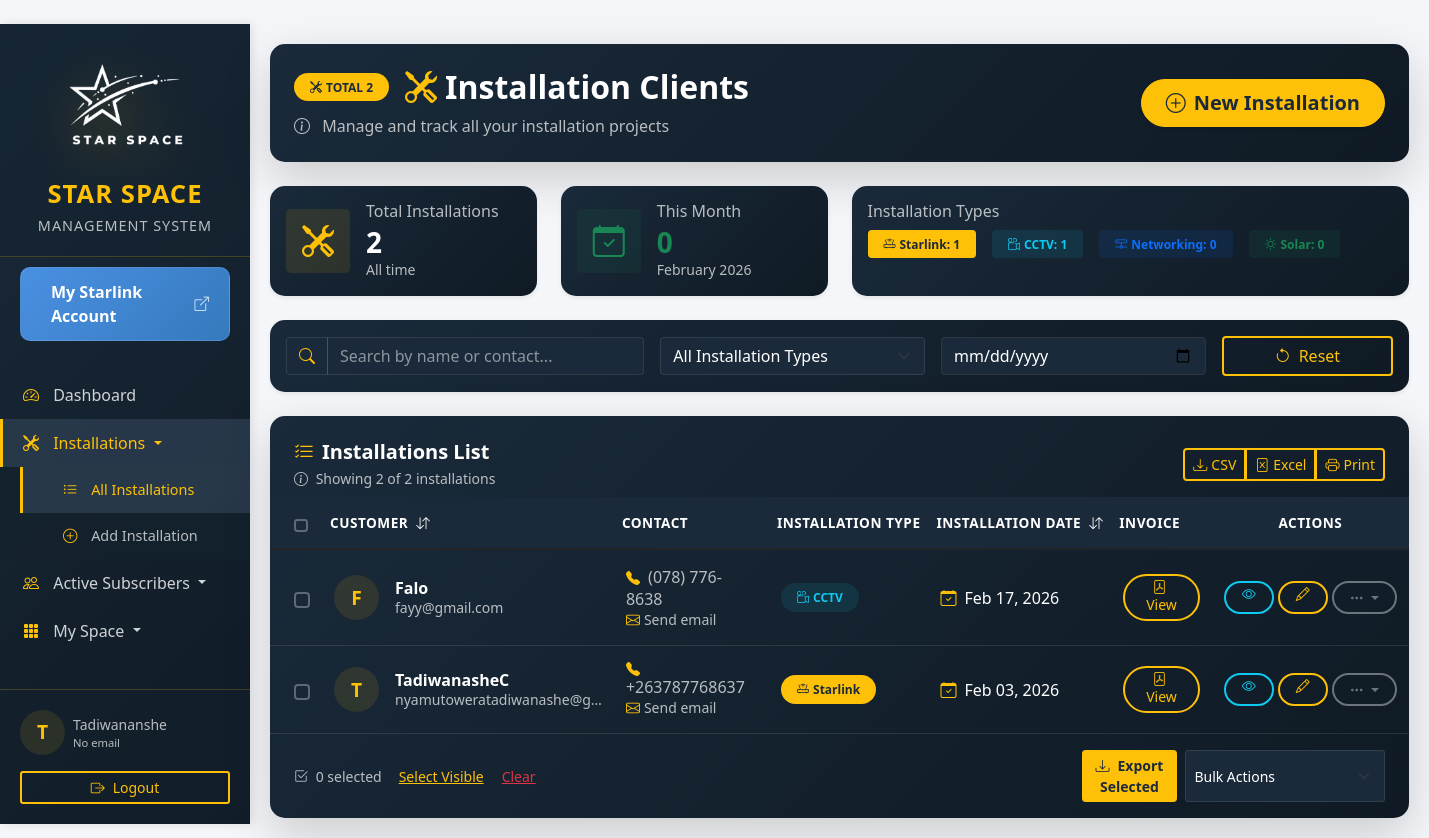
The app's page /installations/ (signed in), older data.
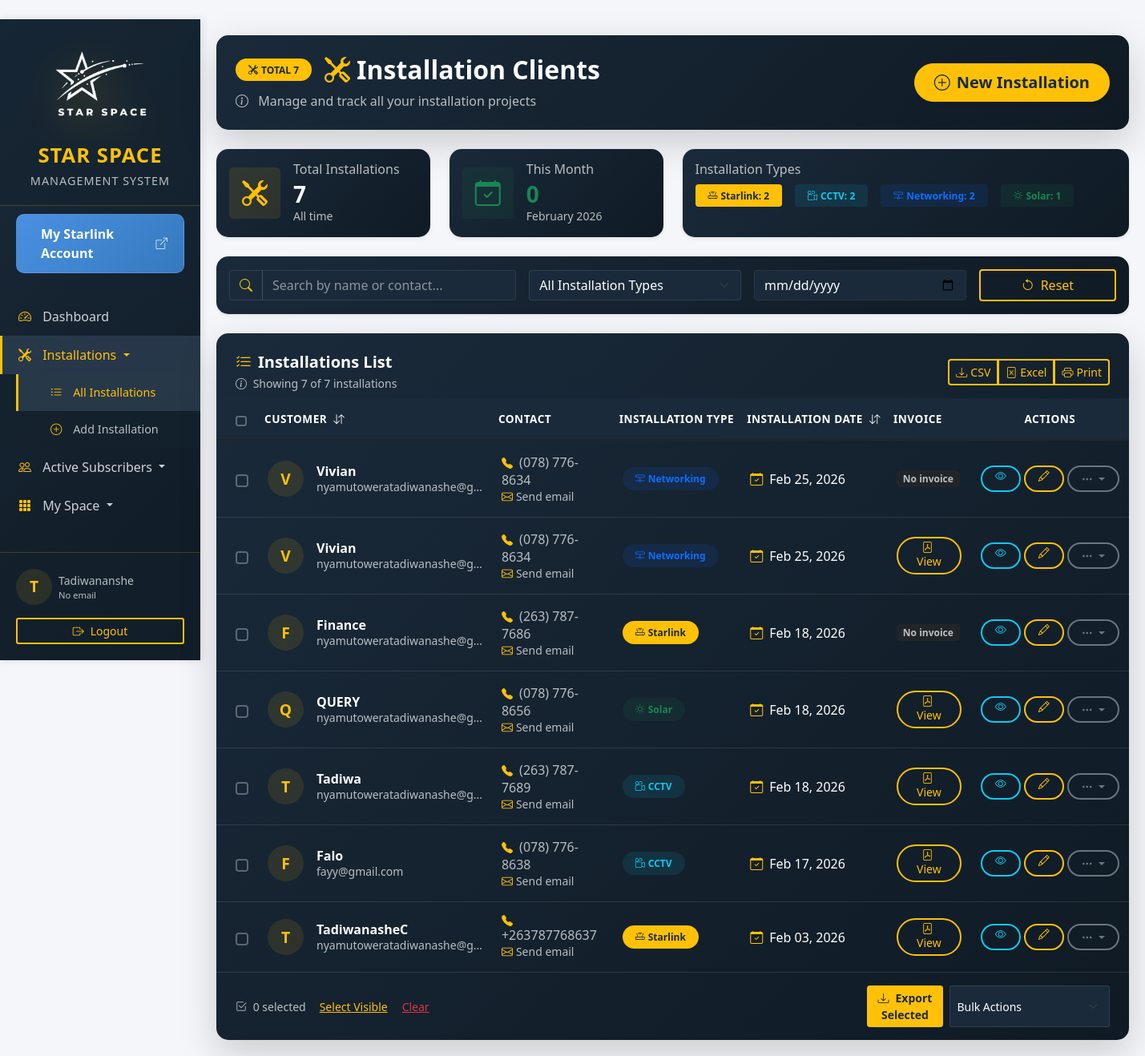
The same page, newer data.
### clients/models.py (models this page shows, shortened)
class Client(models.Model):
    name = models.CharField(max_length=200)
    contact = models.CharField(max_length=20, validators=[
        RegexValidator(
            regex=r'^\(?\d{3}\)?[\s.-]?\d{3}[\s.-]?\d{4}$',
            message='Enter a valid phone number. Formats: (078) 776-8637, 078-776-8637, or 0787768637'
        )
    ])
    email = models.EmailField()
    created_at = models.DateTimeField(auto_now_add=True)
    updated_at = models.DateTimeField(auto_now=True)
    class Meta:
        abstract = True

class InstallationClient(Client):
    INSTALLATION_TYPES = [
        ('STARLINK', 'Starlink Installation'),
        ('CCTV', 'CCTV Installation'),
        ('NETWORKING', 'Networking Installation'),
        ('SOLAR', 'Solar Installation'),
    ]
    installation_type = models.CharField(max_length=20, choices=INSTALLATION_TYPES, default='STARLINK')
    invoice = models.FileField(upload_to='invoices/', blank=True, null=True)
    installation_date = models.DateField()
    notes = models.TextField(blank=True, null=True)
    class Meta:
        ordering = ['-installation_date']

### clients/views.py (the view)
# urls.py: path('installations/', views.installation_list, name='installation_list'),
@login_required(login_url='clients:login')
def installation_list(request):
    installations = InstallationClient.objects.all()
    context = {
        'installations': installations,
        'starlink_count': installations.filter(installation_type='STARLINK').count(),
        'cctv_count': installations.filter(installation_type='CCTV').count(),
        'networking_count': installations.filter(installation_type='NETWORKING').count(),
        'solar_count': installations.filter(installation_type='SOLAR').count(),
    }
    return render(request, 'clients/installation_list.html', context)

### templates/clients/installation_list.html (shortened to what the changed rows need)
﻿{% extends 'base.html' %}
{% load static %}
{% block content %}
<div class="position-relative mb-4">
    <div class="bg-gradient-star p-4 rounded-4 shadow-lg" style="background: linear-gradient(135deg, #1a2a3a 0%, #0f1a24 100%);">
        <div class="d-flex justify-content-between align-items-center flex-wrap gap-3">
            <div>
                <div class="d-flex align-items-center mb-2">
                    <span class="badge bg-warning text-dark px-3 py-2 rounded-pill me-3">
                        <i class="bi bi-tools me-1"></i>TOTAL {{ installations|length }}
                    </span>
                    <h2 class="text-white fw-bold mb-0">
                        <i class="bi bi-tools me-2 text-warning"></i>Installation Clients
                    </h2>
                </div>
            </div>
        </div>
    </div>
</div>
<div class="row g-4 mb-4">
    <div class="col-md-3">
        <div class="card border-0 shadow-sm h-100 hover-lift" style="border-left: 4px solid #ffc107; background: linear-gradient(135deg, #1a2a3a 0%, #0f1a24 100%);">
            <div class="card-body">
                <div class="d-flex align-items-center">
                    <div class="flex-grow-1 ms-3">
                        <h6 class="text-white-50 mb-1">Total Installations</h6>
                        <h3 class="fw-bold mb-0 text-white">{{ installations|length }}</h3>
                        <small class="text-white-50">All time</small>
                    </div>
                </div>
            </div>
        </div>
    </div>
    <div class="col-md-6">
        <div class="card border-0 shadow-sm h-100 hover-lift" style="border-left: 4px solid #ffc107; background: linear-gradient(135deg, #1a2a3a 0%, #0f1a24 100%);">
            <div class="card-body">
                <div class="d-flex flex-wrap gap-3">
                    <span class="badge bg-warning bg-opacity-10 text-warning px-3 py-2">
                        <i class="bi bi-router me-1"></i>Starlink: {{ starlink_count|default:"0" }}
                    </span>
                    <span class="badge bg-info bg-opacity-10 text-info px-3 py-2">
                        <i class="bi bi-camera-reels me-1"></i>CCTV: {{ cctv_count|default:"0" }}
                    </span>
                    <span class="badge bg-primary bg-opacity-10 text-primary px-3 py-2">
                        <i class="bi bi-hdd-network me-1"></i>Networking: {{ networking_count|default:"0" }}
                    </span>
                    <span class="badge bg-success bg-opacity-10 text-success px-3 py-2">
                        <i class="bi bi-brightness-high me-1"></i>Solar: {{ solar_count|default:"0" }}
                    </span>
                </div>
            </div>
        </div>
    </div>
</div>
<div class="card border-0 shadow-lg overflow-hidden" style="background: linear-gradient(135deg, #1a2a3a 0%, #0f1a24 100%);">
    <div class="card-header bg-transparent border-0 pt-4 px-4">
        <div class="d-flex justify-content-between align-items-center flex-wrap gap-3">
            <div>
                <h5 class="fw-bold mb-1 text-white">
                    <i class="bi bi-list-check me-2 text-warning"></i>Installations List
                </h5>
                <p class="text-white-50 small mb-0" id="tableInfo">
                    <i class="bi bi-info-circle me-1"></i>
                    Showing <span id="visibleCount">{{ installations|length }}</span> of {{ installations|length }} installations
                </p>
            </div>
        </div>
    </div>
    <div class="card-body p-0">
        {% if installations %}
        <div class="table-responsive">
            <table class="table table-hover align-middle mb-0" id="installationsTable">
                <thead class="bg-dark">
                    <tr>
                        <th class="border-0 py-3 ps-4" style="width: 30px;">
                            <input class="form-check-input" type="checkbox" id="selectAll">
                        </th>
                        <th class="border-0 py-3 text-white" onclick="sortTable(1)" style="cursor: pointer;">
                            Customer <i class="bi bi-arrow-down-up ms-1"></i>
                        </th>
                        <th class="border-0 py-3 text-white">Contact</th>
                        <th class="border-0 py-3 text-white">Installation Type</th>
                        <th class="border-0 py-3 text-white" onclick="sortTable(4)" style="cursor: pointer;">
                            Installation Date <i class="bi bi-arrow-down-up ms-1"></i>
                        </th>
                        <th class="border-0 py-3 text-white">Invoice</th>
                        <th class="border-0 py-3 text-white text-center">Actions</th>
                    </tr>
                </thead>
                <tbody>
                    {% for installation in installations %}
                    <tr class="installation-row"
                        data-name="{{ installation.name|lower }}"
                        data-contact="{{ installation.contact }}"
                        data-type="{{ installation.installation_type }}"
                        data-date="{{ installation.installation_date|date:'Y-m-d' }}">
                        <td class="ps-4">
                            <input class="form-check-input installation-checkbox" type="checkbox" value="{{ installation.pk }}">
                        </td>
                        <td>
                            <div class="d-flex align-items-center">
                                <div class="avatar-circle bg-warning bg-opacity-10 text-warning me-3">
                                    {{ installation.name|make_list|first|upper }}
                                </div>
                                <div>
                                    <h6 class="fw-bold mb-0 text-white">{{ installation.name }}</h6>
                                    <small class="text-white-50">{{ installation.email|default:""|truncatechars:25 }}</small>
                                </div>
                            </div>
                        </td>
                        <td>
                            <div class="d-flex flex-column">
                                <a href="tel:{{ installation.contact }}" class="text-decoration-none text-white-50">
                                    <i class="bi bi-telephone-fill text-warning me-1 small"></i>
                                    {{ installation.contact }}
                                </a>
                                {% if installation.email %}
                                <a href="mailto:{{ installation.email }}" class="text-decoration-none small text-white-50">
                                    <i class="bi bi-envelope text-warning me-1"></i>Send email
                                </a>
                                {% endif %}
                            </div>
                        </td>
                        <td>
                            {% if installation.installation_type == 'STARLINK' %}
                            <span class="badge bg-warning bg-opacity-10 text-warning px-3 py-2 rounded-pill">
                                <i class="bi bi-router me-1"></i>Starlink
                            </span>
                            {% elif installation.installation_type == 'CCTV' %}
                            <span class="badge bg-info bg-opacity-10 text-info px-3 py-2 rounded-pill">
                                <i class="bi bi-camera-reels me-1"></i>CCTV
                            </span>
                            {% elif installation.installation_type == 'NETWORKING' %}
                            <span class="badge bg-primary bg-opacity-10 text-primary px-3 py-2 rounded-pill">
                                <i class="bi bi-hdd-network me-1"></i>Networking
                            </span>
                            {% elif installation.installation_type == 'SOLAR' %}
                            <span class="badge bg-success bg-opacity-10 text-success px-3 py-2 rounded-pill">
                                <i class="bi bi-brightness-high me-1"></i>Solar
                            </span>
                            {% endif %}
                        </td>
                        <td>
                            <div class="d-flex align-items-center">
                                <i class="bi bi-calendar-check text-warning me-2"></i>
                                <span class="fw-medium text-white">{{ installation.installation_date|date:"M d, Y" }}</span>
                            </div>
                        </td>
                        <td>
                            {% if installation.invoice %}
                            <a href="{{ installation.invoice.url }}" target="_blank" class="btn btn-sm btn-outline-warning rounded-pill px-3">
                                <i class="bi bi-file-pdf me-1"></i>View
                            </a>
                            {% else %}
                            <span class="badge bg-dark text-white-50">No invoice</span>
                            {% endif %}
                        </td>
                        <td class="text-center">
                            <div class="btn-group" role="group">
                                <a href="{% url 'clients:installation_detail' installation.pk %}"
                                   class="btn btn-sm btn-outline-info rounded-pill px-3"
                                   data-bs-toggle="tooltip" title="View Details">
                                    <i class="bi bi-eye"></i>
                                </a>
                                <a href="{% url 'clients:edit_installation' installation.pk %}"
                                   class="btn btn-sm btn-outline-warning rounded-pill px-3 ms-1"
                                   data-bs-toggle="tooltip" title="Edit Installation">
                                    <i class="bi bi-pencil"></i>
                                </a>
                                <div class="btn-group ms-1">
                                    <button type="button"
                                            class="btn btn-sm btn-outline-secondary rounded-pill px-3 dropdown-toggle"
                                            data-bs-toggle="dropdown">
                                        <i class="bi bi-three-dots"></i>
                                    </button>
                                </div>
                            </div>
                        </td>
                    </tr>
                    {% endfor %}
                </tbody>
            </table>
        </div>
        {% endif %}
    </div>
</div>
{% endblock %}

Row changes from the older to the newer data that the page shows:
added InstallationClient: name|make_list "V", name "Vivian", email "nyamutoweratadiwanashe@g…", contact "(078) 776-8634", installation_type "NETWORKING" (drawn), installation_date "Feb 25, 2026", invoice "No invoice"
added InstallationClient: name|make_list "V", name "Vivian", email "nyamutoweratadiwanashe@g…", contact "(078) 776-8634", installation_type "NETWORKING" (drawn), installation_date "Feb 25, 2026"
added InstallationClient: name|make_list "F", name "Finance", email "nyamutoweratadiwanashe@g…", contact "(263) 787-7686", installation_type "STARLINK" (drawn), installation_date "Feb 18, 2026", invoice "No invoice"
added InstallationClient: name|make_list "Q", name "QUERY", email "nyamutoweratadiwanashe@g…", contact "(078) 776-8656", installation_type "SOLAR" (drawn), installation_date "Feb 18, 2026"
added InstallationClient: name|make_list "T", name "Tadiwa", email "nyamutoweratadiwanashe@g…", contact "(263) 787-7689", installation_type "CCTV" (drawn), installation_date "Feb 18, 2026"
Text that changed along with them:
{{ installations|length }}: "2" → "7"
{{ starlink_count|default:"0" }}: "1" → "2"
{{ cctv_count|default:"0" }}: "1" → "2"
{{ networking_count|default:"0" }}: "0" → "2"
{{ solar_count|default:"0" }}: "0" → "1"
